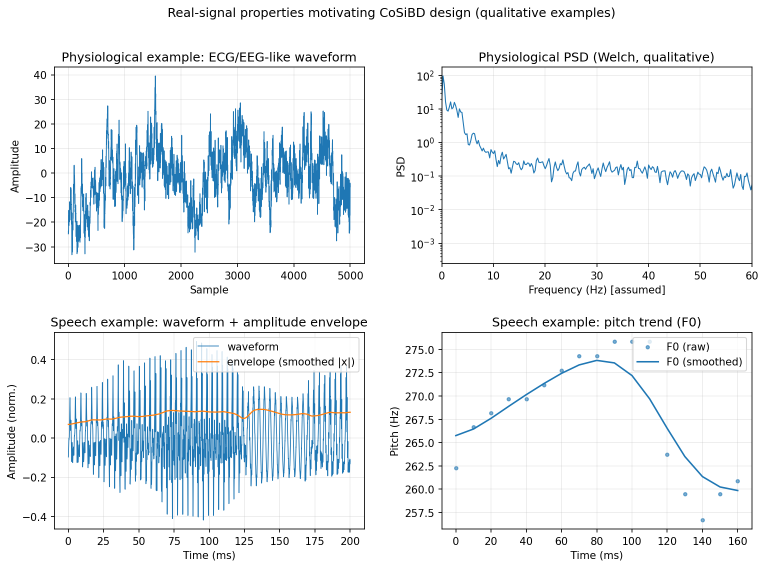
#> input picture V14ScientificData/graphs/r1_3_design_rationale/r1_3_real_signal_motivations.png, 1531 x 1136 px, found by its file name (shown at 1/2 size)
$ python regenerate_r1_3_real_signal_motivations.py
#> lines starting #> are read from the running program, lines starting #| are printed output that depends on the picture; after the words box and inside, x2 and y2 are one past the last pixel; in counts of white or black regions, pixels touching at a corner belong together
#> in patch_existing_png_title, im is the input picture: PIL image 1531x1136 RGBA; mean R, G, B, A 235.1, 239.9, 243.2, 255
from __future__ import annotations

from pathlib import Path

import numpy as np
import matplotlib.pyplot as plt
from matplotlib import font_manager as fm
from PIL import Image, ImageDraw, ImageFont
from scipy import signal as sig
from scipy.io import wavfile
from scipy.ndimage import gaussian_filter1d


def _read_txt_1d(path: Path) -> np.ndarray:
    vals = [float(x) for x in path.read_text(encoding="utf-8", errors="replace").split()]
    return np.asarray(vals, dtype=float)


def estimate_pitch_autocorr(
    x: np.ndarray,
    sr: int,
    frame_length_s: float = 0.03,
    hop_length_s: float = 0.01,
) -> tuple[np.ndarray, np.ndarray]:
    frame_len = max(64, int(sr * frame_length_s))
    hop = max(16, int(sr * hop_length_s))

    pitches: list[float] = []
    times: list[float] = []

    x = x.astype(np.float64)
    for start in range(0, max(1, len(x) - frame_len), hop):
        frame = x[start : start + frame_len]
        frame = frame - np.mean(frame)
        if np.allclose(frame, 0):
            pitches.append(float("nan"))
            times.append(start / sr)
            continue

        ac = np.correlate(frame, frame, mode="full")[frame_len - 1 :]
        ac[0] = 0.0

        min_lag = int(sr / 300.0)
        max_lag = int(sr / 80.0)
        if max_lag <= min_lag + 1 or max_lag >= len(ac):
            pitches.append(float("nan"))
            times.append(start / sr)
            continue

        lag = min_lag + int(np.argmax(ac[min_lag:max_lag]))
        pitch_hz = (sr / lag) if lag > 0 else float("nan")
        pitches.append(float(pitch_hz))
        times.append(start / sr)

    return np.asarray(times), np.asarray(pitches)


def _find_title_bbox_top_left_panel(arr_rgba: np.ndarray) -> tuple[int, int, int, int] | None:
    """Detect the title text bounding box in the top-left panel.

    We restrict to a small band near the top of the top-left quadrant to avoid
    axes/ticks. Returns (left, top, right, bottom) in image coordinates.
    """

    h, w, _ = arr_rgba.shape
#> h = 1136; w = 1531
    x0, x1 = 0, w // 2
#> x0 = 0; x1 = 765
    # The original composite figure places the panel title slightly lower than
    # a typical Matplotlib title; use a taller band to catch it reliably.
    y0, y1 = 0, min(200, h)
#> y0 = 0; y1 = 200

    roi = arr_rgba[y0:y1, x0:x1, :]
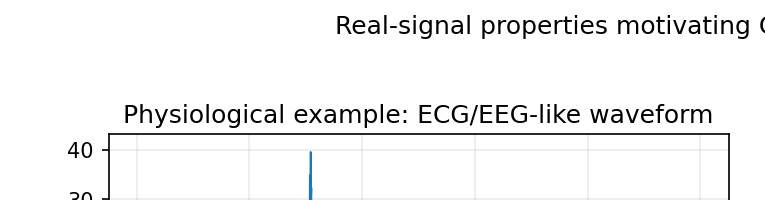
#> roi: shape (200, 765, 4); mean R, G, B, A 243.3, 243.4, 243.4, 255
    if roi.size == 0:
        return None

    lum = 0.2126 * roi[..., 0] + 0.7152 * roi[..., 1] + 0.0722 * roi[..., 2]
    mask = (lum < 80) & (roi[..., 3] > 0)
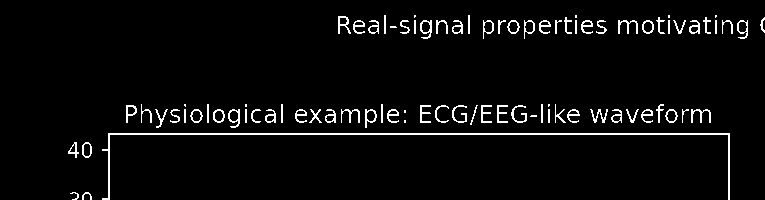
#> mask: shape (200, 765) bool; 4% white in thin lines or dots, all inside (x1, y1, x2, y2) = (68, 15, 765, 200)
    if not bool(mask.any()):
        return None

    ys, xs = np.where(mask)
#> ys = 6181 values from 15 to 199; xs = 6181 values, max 764 at index 58, min 68 at index 5851, mean 443.3
    left = int(xs.min()) + x0
#> left = 68
    right = int(xs.max()) + x0
#> right = 764
    top = int(ys.min()) + y0
#> top = 15
    bottom = int(ys.max()) + y0
#> bottom = 199
    return left, top, right, bottom


def _choose_font(size_px: int) -> ImageFont.ImageFont:
    try:
        font_path = fm.findfont("DejaVu Sans")
        return ImageFont.truetype(font_path, size=size_px)
    except Exception:
        return ImageFont.load_default()


def patch_existing_png_title(png_path: Path) -> Path:
    """Patch the embedded title in the existing PNG (no raw data needed)."""

    if not png_path.exists():
        raise FileNotFoundError(f"Missing existing figure to patch: {png_path}")

    im = Image.open(png_path).convert("RGBA")
    arr = np.array(im)

    bbox = _find_title_bbox_top_left_panel(arr)
#> bbox = (68, 15, 764, 199)
    w, h = im.size
#> w = 1531; h = 1136
    if bbox is None:
        # Conservative fallback region inside top-left quadrant.
        left, top, right, bottom = int(w * 0.05), int(h * 0.01), int(w * 0.49), int(h * 0.14)
    else:
        left, top, right, bottom = bbox
#> left = 68; top = 15; right = 764; bottom = 199

    pad_x, pad_y = 40, 18
    left = max(0, left - pad_x)
#> left = 28
    right = min((w // 2) - 1, right + pad_x)
    top = max(0, top - pad_y)
#> top = 0
    bottom = min(max(top + 1, min(200, h - 1)), bottom + pad_y)
#> bottom = 200

    draw = ImageDraw.Draw(im)
    background = (255, 255, 255, 255)
    draw.rectangle([left, top, right, bottom], fill=background)

    new_title = "Physiological example: ECG/EEG-like waveform"

    # Fit font to available rectangle
    rect_w = max(1, right - left)
#> rect_w = 736
    rect_h = max(1, bottom - top)
#> rect_h = 200
    font_size = 22
    while font_size >= 10:
        font = _choose_font(font_size)
        tb = draw.textbbox((0, 0), new_title, font=font)
        tw, th = tb[2] - tb[0], tb[3] - tb[1]
        if tw <= rect_w and th <= rect_h:
            break
        font_size -= 1
#> this loop made 1 pass
#> (tb, tw, th) on pass 1: ((0, 4, 519, 26), 519, 22)
#> after the loop, font_size = 22

    font = _choose_font(max(font_size, 10))
    cx = left + rect_w // 2
#> cx = 396
    cy = top + rect_h // 2
#> cy = 100
    draw.text((cx, cy), new_title, fill=(0, 0, 0, 255), font=font, anchor="mm")

    im.save(png_path)
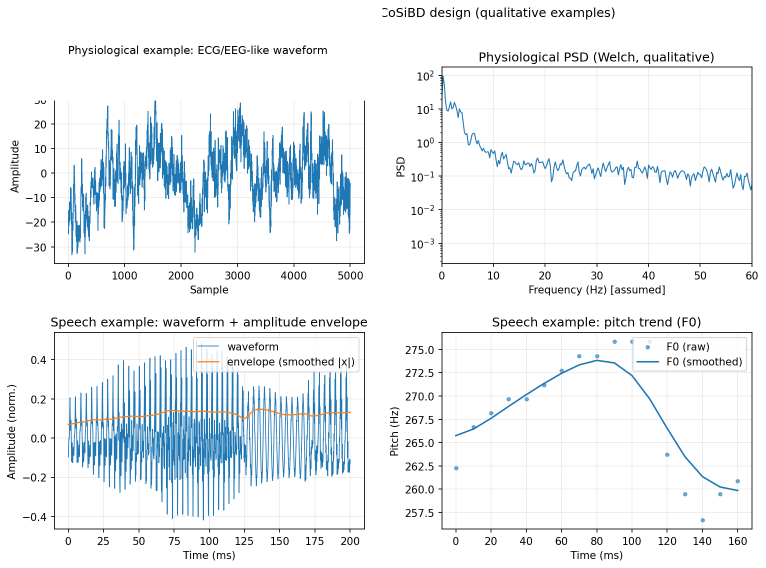
#> saved as r1_3_real_signal_motivations.png: PIL image 1531x1136 RGBA (shown at 1/2 size); mean R, G, B, A 235.8, 240.6, 243.9, 255
    return png_path


def generate(out_dir: Path) -> Path:
    root = Path(__file__).resolve().parents[1]

    eeg_data_path = root / "time-series-srnet" / "data" / "eeg"
    vctk_path = root / "VCTK-Corpus" / "VCTK" / "Dataset_2Seg"

    out_dir.mkdir(parents=True, exist_ok=True)

    # If raw data isn't present (common in manuscript-only checkouts), patch the
    # existing PNG title in-place to keep manuscript/figure wording coherent.
    out_fig = out_dir / "r1_3_real_signal_motivations.png"
    if not eeg_data_path.exists() or not vctk_path.exists():
        return patch_existing_png_title(out_fig)
#> the loop in patch_existing_png_title (call 2), `while font_size >= 10:` made 1 pass

    # EEG example
    eeg_files = sorted(list(eeg_data_path.rglob("*.txt")))
    if not eeg_files:
        raise FileNotFoundError(f"No .txt files found under {eeg_data_path}")

    eeg = _read_txt_1d(eeg_files[0])
    eeg = eeg[: min(len(eeg), 5000)]

    fs_eeg_assumed = 250.0  # qualitative axis only
    f_eeg, pxx = sig.welch(eeg - np.mean(eeg), fs=fs_eeg_assumed, nperseg=min(1024, len(eeg)))

    # VCTK speech example
    wav_files = sorted(list(vctk_path.glob("*.wav")))
    if not wav_files:
        raise FileNotFoundError(f"No .wav files found under {vctk_path}")

    sr, audio = wavfile.read(str(wav_files[0]))
    audio = audio.astype(np.float32)
    if audio.ndim == 2:
        audio = audio.mean(axis=1)

    audio = audio / (np.max(np.abs(audio)) + 1e-9)

    seg_len = min(len(audio), int(sr * 0.20))
    audio_seg = audio[:seg_len]
    t_audio_ms = (np.arange(seg_len) / float(sr)) * 1000.0

    env = gaussian_filter1d(np.abs(audio_seg), sigma=max(1, int(0.002 * sr)))

    times_s, pitches = estimate_pitch_autocorr(audio_seg, sr)
    valid = ~np.isnan(pitches)
    if valid.any():
        pitch_smooth = gaussian_filter1d(
            np.interp(times_s, times_s[valid], pitches[valid]),
            sigma=2,
        )
    else:
        pitch_smooth = pitches

    fig = plt.figure(figsize=(12, 8))
    gs = fig.add_gridspec(2, 2, hspace=0.35, wspace=0.25)

    ax1 = fig.add_subplot(gs[0, 0])
    ax1.plot(eeg, linewidth=0.9)
    ax1.set_title("Physiological example: ECG/EEG-like waveform")
    ax1.set_xlabel("Sample")
    ax1.set_ylabel("Amplitude")
    ax1.grid(True, alpha=0.25)

    ax2 = fig.add_subplot(gs[0, 1])
    ax2.semilogy(f_eeg, pxx + 1e-12, linewidth=1.0)
    ax2.set_title("Physiological PSD (Welch, qualitative)")
    ax2.set_xlabel("Frequency (Hz) [assumed]")
    ax2.set_ylabel("PSD")
    ax2.set_xlim(0, min(60, float(np.max(f_eeg))))
    ax2.grid(True, alpha=0.25)

    ax3 = fig.add_subplot(gs[1, 0])
    ax3.plot(t_audio_ms, audio_seg, linewidth=0.8, label="waveform")
    ax3.plot(t_audio_ms, env, linewidth=1.2, label="envelope (smoothed |x|)")
    ax3.set_title("Speech example: waveform + amplitude envelope")
    ax3.set_xlabel("Time (ms)")
    ax3.set_ylabel("Amplitude (norm.)")
    ax3.legend(loc="upper right")
    ax3.grid(True, alpha=0.25)

    ax4 = fig.add_subplot(gs[1, 1])
    if valid.any():
        ax4.scatter(times_s[valid] * 1000.0, pitches[valid], s=10, alpha=0.6, label="F0 (raw)")
        ax4.plot(times_s * 1000.0, pitch_smooth, linewidth=1.5, label="F0 (smoothed)")
    ax4.set_title("Speech example: pitch trend (F0)")
    ax4.set_xlabel("Time (ms)")
    ax4.set_ylabel("Pitch (Hz)")
    ax4.grid(True, alpha=0.25)
    if valid.any():
        ax4.legend(loc="upper right")

    fig.suptitle("Real-signal properties motivating CoSiBD design (qualitative examples)", y=0.98)

    fig.savefig(out_fig, dpi=150, bbox_inches="tight")
    plt.close(fig)

    return out_fig


def main() -> None:
    root = Path(__file__).resolve().parents[1]

    out1 = generate(root / "graphs" / "r1_3_design_rationale")
    out2 = generate(root / "V14ScientificData" / "graphs" / "r1_3_design_rationale")

    print("Saved:")
    print("-", out1)
    print("-", out2)


if __name__ == "__main__":
    main()
